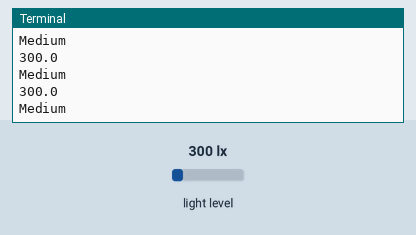
Simulated run of this program. Board: Raspberry Pi (BCM pin numbers). On the bench: the last lines printed to the terminal. The test bench sets the inputs (shaded band); at power-on: light level 300 lx.

Above: at 1.2 s.
1.3 s: light level set to 268 lx
At 1.9 s:
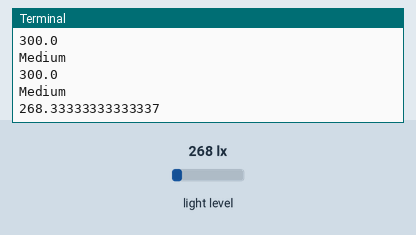
2.8 s: light level set to 40 lx
At 3.4 s:
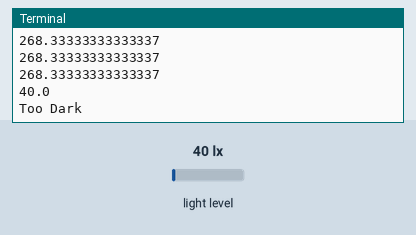
5.0 s: light level set to 51 lx
At 5.5 s:
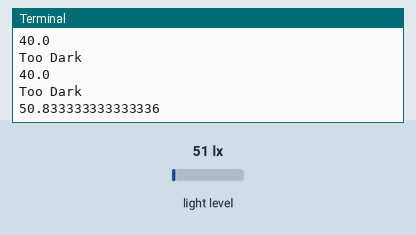
Timing chart, 0 to 8.0 s (numbered marks = the images above; inputs shaded):
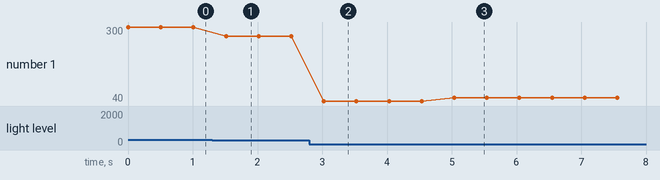

The program:

task8.1D.py
```python
# Task 8.1D (ESD)
# Light Sensor- BH1750
""" The `smbus` library in Python is used to communicate with hardware devices connected via the I2C bus.
    It enables read and write operations, error handling, and support for multiple bus numbers,
    making it ideal for interfacing with I2C-compatible components on platforms like Raspberry Pi."""
### Libraries Imported ###
import smbus
import time

### Sensor Configurations ###
light_sensor = 0x23 # I2C address of the light sensor
low_mode = 0x00 #Configuration setting for low power mode on the light sensor
high_mode = 0x01 #Configure the sensor for high-power mode, which might provide more accurate or frequent readings at the expense of higher power consumption
Reset = 0x07 #Sending hexadecimal value to the sensor might reset its settings or put it in a default state.
ONE_TIME_HIGH_RES_MODE = 0X23 #instructs the sensor to perform a one-time high-resolution measurement of light intensity


bus = smbus.SMBus(1)  # object of smbus library

#Function used to calculate light intensity
def Intensity_Calculation(address):           #Here argument address is used as two-element list containing the high and low bytes of the sensor data.
    intensity = ((address[1] + (256 *address[0]))/1.2)
    return intensity

#read the light intensity from the sensor.
def light():
    address = bus.read_i2c_block_data(light_sensor,ONE_TIME_HIGH_RES_MODE)
    """ The bus object, which is an instance of the smbus.SMBus class.
        It reads a block of data from the specified I2C device (identified by light_sensor) using the specified mode (ONE_TIME_HIGH_RES_MODE)."""
    value = Intensity_Calculation(address)
    return value

# Function used to categorise light intensity into different levels such as "Too bright","Bright","Medium","Dark" and "Too Dark" based on their ideal thresholds.
def  Light_category():
    while True:
        lux = light() # variable used to store the captured intensity values
        print (lux)

        if(lux >= 1200):
            print("Too bright")
        elif(lux >= 700 and lux < 1199):
            print("Bright")
        elif(lux >= 300 and lux < 699):
            print("Medium")
        elif(lux < 50 and lux > 299):
            print("Dark")
        elif(lux < 49):
            print("Too Dark")

        time.sleep(0.5)
Light_category ()
```

Measured:
- the behaviour switches between 300 and 299 lx on light level (found by bisection; images 0 and 1)
- the behaviour switches between 48 and 49 lx on light level (found by bisection; images 2 and 3)
- after the input at 1.3 s, the terminal: prints a new line after 0.21 s (image 1)
- after the input at 2.8 s, the terminal: prints a new line after 0.22 s (image 2)
- after the input at 5.0 s, the terminal: prints a new line at once (image 3)
- plotted number 1: 300 → 268.33 after the input at 1.3 s, 268.33 → 40 after the input at 2.8 s, 40 → 50.83 after the input at 5.0 s
